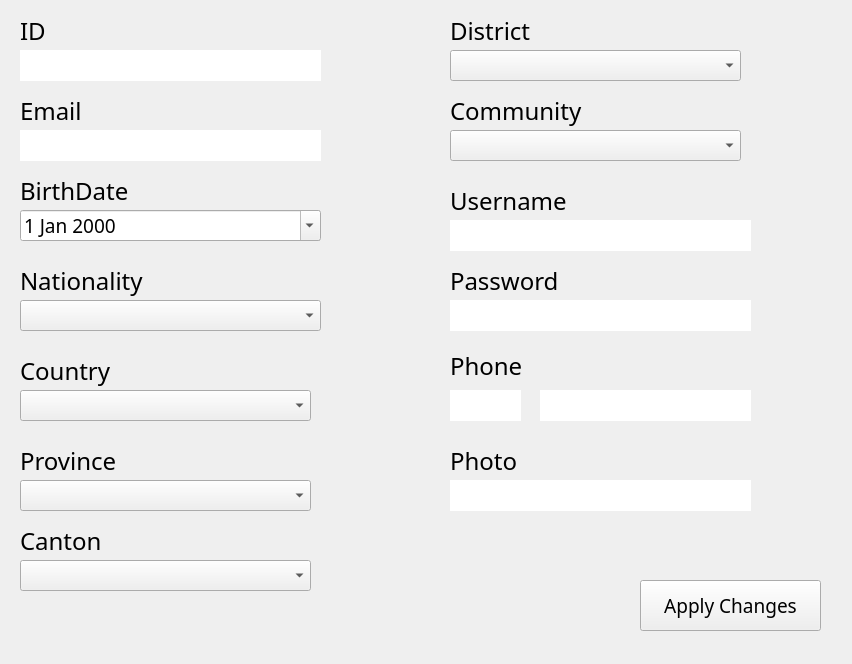
   <widget class="QWidget" name="UserEditPage">
    <widget class="QLabel" name="UserEdit_EmailLabel">
     <property name="geometry">
      <rect>
       <x>20</x>
       <y>90</y>
       <width>141</width>
       <height>41</height>
      </rect>
     </property>
     <property name="font">
      <font>
       <family>Source Sans Pro</family>
       <pointsize>18</pointsize>
       <weight>50</weight>
       <bold>false</bold>
      </font>
     </property>
     <property name="text">
      <string>Email</string>
     </property>
    </widget>
    <widget class="QLabel" name="UserEdit_IDLabel">
     <property name="geometry">
      <rect>
       <x>20</x>
       <y>10</y>
       <width>141</width>
       <height>41</height>
      </rect>
     </property>
     <property name="font">
      <font>
       <family>Source Sans Pro</family>
       <pointsize>18</pointsize>
       <weight>50</weight>
       <bold>false</bold>
      </font>
     </property>
     <property name="text">
      <string>ID</string>
     </property>
    </widget>
    <widget class="QPushButton" name="UserEdit_ApplyButton">
     <property name="geometry">
      <rect>
       <x>640</x>
       <y>580</y>
       <width>181</width>
       <height>51</height>
      </rect>
     </property>
     <property name="font">
      <font>
       <family>Coolvetica Rg</family>
       <pointsize>14</pointsize>
      </font>
     </property>
     <property name="text">
      <string>Apply Changes</string>
     </property>
     <property name="flat">
      <bool>false</bool>
     </property>
    </widget>
    <widget class="QLabel" name="UserEdit_Background">
     <property name="geometry">
      <rect>
       <x>0</x>
       <y>0</y>
       <width>843</width>
       <height>655</height>
      </rect>
     </property>
     <property name="sizePolicy">
      <sizepolicy hsizetype="Fixed" vsizetype="Fixed">
       <horstretch>0</horstretch>
       <verstretch>0</verstretch>
      </sizepolicy>
     </property>
     <property name="text">
      <string/>
     </property>
    </widget>
    <widget class="QDateEdit" name="UserEdit_BirthDateInput">
     <property name="geometry">
      <rect>
       <x>20</x>
       <y>210</y>
       <width>301</width>
       <height>31</height>
      </rect>
     </property>
     <property name="font">
      <font>
       <family>Source Sans Pro</family>
       <pointsize>14</pointsize>
      </font>
     </property>
     <property name="wrapping">
      <bool>false</bool>
     </property>
     <property name="frame">
      <bool>true</bool>
     </property>
     <property name="buttonSymbols">
      <enum>QAbstractSpinBox::UpDownArrows</enum>
     </property>
     <property name="maximumDate">
      <date>
       <year>2200</year>
       <month>12</month>
       <day>31</day>
      </date>
     </property>
     <property name="minimumDate">
      <date>
       <year>1900</year>
       <month>9</month>
       <day>14</day>
      </date>
     </property>
     <property name="calendarPopup">
      <bool>true</bool>
     </property>
    </widget>
    <widget class="QComboBox" name="UserEdit_CountryInput">
     <property name="geometry">
      <rect>
       <x>20</x>
       <y>390</y>
       <width>291</width>
       <height>31</height>
      </rect>
     </property>
     <property name="font">
      <font>
       <family>Source Sans Pro</family>
       <pointsize>12</pointsize>
      </font>
     </property>
    </widget>
    <widget class="QLineEdit" name="UserEdit_PasswordInput">
     <property name="geometry">
      <rect>
       <x>450</x>
       <y>300</y>
       <width>301</width>
       <height>31</height>
      </rect>
     </property>
     <property name="font">
      <font>
       <family>Source Sans Pro</family>
       <pointsize>14</pointsize>
      </font>
     </property>
     <property name="frame">
      <bool>false</bool>
     </property>
    </widget>
    <widget class="QComboBox" name="UserEdit_CantonInput">
     <property name="geometry">
      <rect>
       <x>20</x>
       <y>560</y>
       <width>291</width>
       <height>31</height>
      </rect>
     </property>
     <property name="font">
      <font>
       <family>Source Sans Pro</family>
       <pointsize>12</pointsize>
      </font>
     </property>
    </widget>
    <widget class="QLabel" name="UserEdit_DistrictLabel">
     <property name="geometry">
      <rect>
       <x>450</x>
       <y>10</y>
       <width>141</width>
       <height>41</height>
      </rect>
     </property>
     <property name="font">
      <font>
       <family>Source Sans Pro</family>
       <pointsize>18</pointsize>
       <weight>50</weight>
       <bold>false</bold>
      </font>
     </property>
     <property name="text">
      <string>District</string>
     </property>
    </widget>
    <widget class="QLabel" name="UserEdit_BirthDateLabel">
     <property name="geometry">
      <rect>
       <x>20</x>
       <y>170</y>
       <width>141</width>
       <height>41</height>
      </rect>
     </property>
     <property name="font">
      <font>
       <family>Source Sans Pro</family>
       <pointsize>18</pointsize>
       <weight>50</weight>
       <bold>false</bold>
      </font>
     </property>
     <property name="text">
      <string>BirthDate</string>
     </property>
    </widget>
    <widget class="QLabel" name="UserEdit_CommunityLabel">
     <property name="geometry">
      <rect>
       <x>450</x>
       <y>90</y>
       <width>141</width>
       <height>41</height>
      </rect>
     </property>
     <property name="font">
      <font>
       <family>Source Sans Pro</family>
       <pointsize>18</pointsize>
       <weight>50</weight>
       <bold>false</bold>
      </font>
     </property>
     <property name="text">
      <string>Community</string>
     </property>
    </widget>
    <widget class="QLineEdit" name="UserEdit_PhoneInput">
     <property name="geometry">
      <rect>
       <x>540</x>
       <y>390</y>
       <width>211</width>
       <height>31</height>
      </rect>
     </property>
     <property name="font">
      <font>
       <family>Source Sans Pro</family>
       <pointsize>14</pointsize>
      </font>
     </property>
     <property name="frame">
      <bool>false</bool>
     </property>
    </widget>
    <widget class="QLabel" name="UserEdit_PhotoLabel">
     <property name="geometry">
      <rect>
       <x>450</x>
       <y>440</y>
       <width>141</width>
       <height>41</height>
      </rect>
     </property>
     <property name="font">
      <font>
       <family>Source Sans Pro</family>
       <pointsize>18</pointsize>
      </font>
     </property>
     <property name="text">
      <string>Photo</string>
     </property>
    </widget>
    <widget class="QLabel" name="UserEdit_UsernameLabel">
     <property name="geometry">
      <rect>
       <x>450</x>
       <y>180</y>
       <width>141</width>
       <height>41</height>
      </rect>
     </property>
     <property name="font">
      <font>
       <family>Source Sans Pro</family>
       <pointsize>18</pointsize>
      </font>
     </property>
     <property name="text">
      <string>Username</string>
     </property>
    </widget>
    <widget class="QLabel" name="UserEdit_CountryLabel">
     <property name="geometry">
      <rect>
       <x>20</x>
       <y>350</y>
       <width>141</width>
       <height>41</height>
      </rect>
     </property>
     <property name="font">
      <font>
       <family>Source Sans Pro</family>
       <pointsize>18</pointsize>
       <weight>50</weight>
       <bold>false</bold>
      </font>
     </property>
     <property name="text">
      <string>Country</string>
     </property>
    </widget>
    <widget class="QLineEdit" name="UserEdit_EmailInput">
     <property name="geometry">
      <rect>
       <x>20</x>
       <y>130</y>
       <width>301</width>
       <height>31</height>
      </rect>
     </property>
     <property name="font">
      <font>
       <family>Source Sans Pro</family>
       <pointsize>14</pointsize>
      </font>
     </property>
     <property name="frame">
      <bool>false</bool>
     </property>
    </widget>
    <widget class="QLineEdit" name="UserEdit_PhoneAreaInput">
     <property name="geometry">
      <rect>
       <x>450</x>
       <y>390</y>
       <width>71</width>
       <height>31</height>
      </rect>
     </property>
     <property name="font">
      <font>
       <family>Source Sans Pro</family>
       <pointsize>14</pointsize>
      </font>
     </property>
     <property name="frame">
      <bool>false</bool>
     </property>
    </widget>
    <widget class="QLineEdit" name="UserEdit_PhotoInput">
     <property name="geometry">
      <rect>
       <x>450</x>
       <y>480</y>
       <width>301</width>
       <height>31</height>
      </rect>
     </property>
     <property name="font">
      <font>
       <family>Source Sans Pro</family>
       <pointsize>14</pointsize>
      </font>
     </property>
     <property name="frame">
      <bool>false</bool>
     </property>
    </widget>
    <widget class="QLabel" name="UserEdit_CantonLabel">
     <property name="geometry">
      <rect>
       <x>20</x>
       <y>520</y>
       <width>141</width>
       <height>41</height>
      </rect>
     </property>
     <property name="font">
      <font>
       <family>Source Sans Pro</family>
       <pointsize>18</pointsize>
       <weight>50</weight>
       <bold>false</bold>
      </font>
     </property>
     <property name="text">
      <string>Canton</string>
     </property>
    </widget>
    <widget class="QComboBox" name="UserEdit_CommunityInput">
     <property name="geometry">
      <rect>
       <x>450</x>
       <y>130</y>
       <width>291</width>
       <height>31</height>
      </rect>
     </property>
     <property name="font">
      <font>
       <family>Source Sans Pro</family>
       <pointsize>12</pointsize>
      </font>
     </property>
    </widget>
    <widget class="QLineEdit" name="UserEdit_UsernameInput">
     <property name="geometry">
      <rect>
       <x>450</x>
       <y>220</y>
       <width>301</width>
       <height>31</height>
      </rect>
     </property>
     <property name="font">
      <font>
       <family>Source Sans Pro</family>
       <pointsize>14</pointsize>
      </font>
     </property>
     <property name="frame">
      <bool>false</bool>
     </property>
    </widget>
    <widget class="QLineEdit" name="UserEdit_IDInput">
     <property name="geometry">
      <rect>
       <x>20</x>
       <y>50</y>
       <width>301</width>
       <height>31</height>
      </rect>
     </property>
     <property name="font">
      <font>
       <family>Source Sans Pro</family>
       <pointsize>14</pointsize>
      </font>
     </property>
     <property name="frame">
      <bool>false</bool>
     </property>
    </widget>
    <widget class="QLabel" name="UserEdit_ProvinceLabel">
     <property name="geometry">
      <rect>
       <x>20</x>
       <y>440</y>
       <width>141</width>
       <height>41</height>
      </rect>
     </property>
     <property name="font">
      <font>
       <family>Source Sans Pro</family>
       <pointsize>18</pointsize>
       <weight>50</weight>
       <bold>false</bold>
      </font>
     </property>
     <property name="text">
      <string>Province</string>
     </property>
    </widget>
    <widget class="QLabel" name="UserEdit_PasswordLabel">
     <property name="geometry">
      <rect>
       <x>450</x>
       <y>260</y>
       <width>141</width>
       <height>41</height>
      </rect>
     </property>
     <property name="font">
      <font>
       <family>Source Sans Pro</family>
       <pointsize>18</pointsize>
       <weight>50</weight>
       <bold>false</bold>
      </font>
     </property>
     <property name="text">
      <string>Password</string>
     </property>
    </widget>
    <widget class="QComboBox" name="UserEdit_NationalityInput">
     <property name="geometry">
      <rect>
       <x>20</x>
       <y>300</y>
       <width>301</width>
       <height>31</height>
      </rect>
     </property>
     <property name="font">
      <font>
       <family>Source Sans Pro</family>
       <pointsize>12</pointsize>
      </font>
     </property>
    </widget>
    <widget class="QComboBox" name="UserEdit_ProvinceInput">
     <property name="geometry">
      <rect>
       <x>20</x>
       <y>480</y>
       <width>291</width>
       <height>31</height>
      </rect>
     </property>
     <property name="font">
      <font>
       <family>Source Sans Pro</family>
       <pointsize>12</pointsize>
      </font>
     </property>
    </widget>
    <widget class="QComboBox" name="UserEdit_DistrictInput">
     <property name="geometry">
      <rect>
       <x>450</x>
       <y>50</y>
       <width>291</width>
       <height>31</height>
      </rect>
     </property>
     <property name="font">
      <font>
       <family>Source Sans Pro</family>
       <pointsize>12</pointsize>
      </font>
     </property>
    </widget>
    <widget class="QLabel" name="UserEdit_PhoneLabel">
     <property name="geometry">
      <rect>
       <x>450</x>
       <y>350</y>
       <width>141</width>
       <height>31</height>
      </rect>
     </property>
     <property name="font">
      <font>
       <family>Source Sans Pro</family>
       <pointsize>18</pointsize>
       <weight>50</weight>
       <bold>false</bold>
      </font>
     </property>
     <property name="text">
      <string>Phone</string>
     </property>
    </widget>
    <widget class="QLabel" name="UserEdit_NationalityLabel">
     <property name="geometry">
      <rect>
       <x>20</x>
       <y>260</y>
       <width>141</width>
       <height>41</height>
      </rect>
     </property>
     <property name="font">
      <font>
       <family>Source Sans Pro</family>
       <pointsize>18</pointsize>
       <weight>50</weight>
       <bold>false</bold>
      </font>
     </property>
     <property name="text">
      <string>Nationality</string>
     </property>
    </widget>
    <zorder>UserEdit_Background</zorder>
    <zorder>UserEdit_EmailLabel</zorder>
    <zorder>UserEdit_IDLabel</zorder>
    <zorder>UserEdit_ApplyButton</zorder>
    <zorder>UserEdit_BirthDateInput</zorder>
    <zorder>UserEdit_CountryInput</zorder>
    <zorder>UserEdit_PasswordInput</zorder>
    <zorder>UserEdit_CantonInput</zorder>
    <zorder>UserEdit_DistrictLabel</zorder>
    <zorder>UserEdit_BirthDateLabel</zorder>
    <zorder>UserEdit_CommunityLabel</zorder>
    <zorder>UserEdit_PhoneInput</zorder>
    <zorder>UserEdit_PhotoLabel</zorder>
    <zorder>UserEdit_UsernameLabel</zorder>
    <zorder>UserEdit_CountryLabel</zorder>
    <zorder>UserEdit_EmailInput</zorder>
    <zorder>UserEdit_PhoneAreaInput</zorder>
    <zorder>UserEdit_PhotoInput</zorder>
    <zorder>UserEdit_CantonLabel</zorder>
    <zorder>UserEdit_CommunityInput</zorder>
    <zorder>UserEdit_UsernameInput</zorder>
    <zorder>UserEdit_IDInput</zorder>
    <zorder>UserEdit_ProvinceLabel</zorder>
    <zorder>UserEdit_PasswordLabel</zorder>
    <zorder>UserEdit_NationalityInput</zorder>
    <zorder>UserEdit_ProvinceInput</zorder>
    <zorder>UserEdit_DistrictInput</zorder>
    <zorder>UserEdit_PhoneLabel</zorder>
    <zorder>UserEdit_NationalityLabel</zorder>
   </widget>
